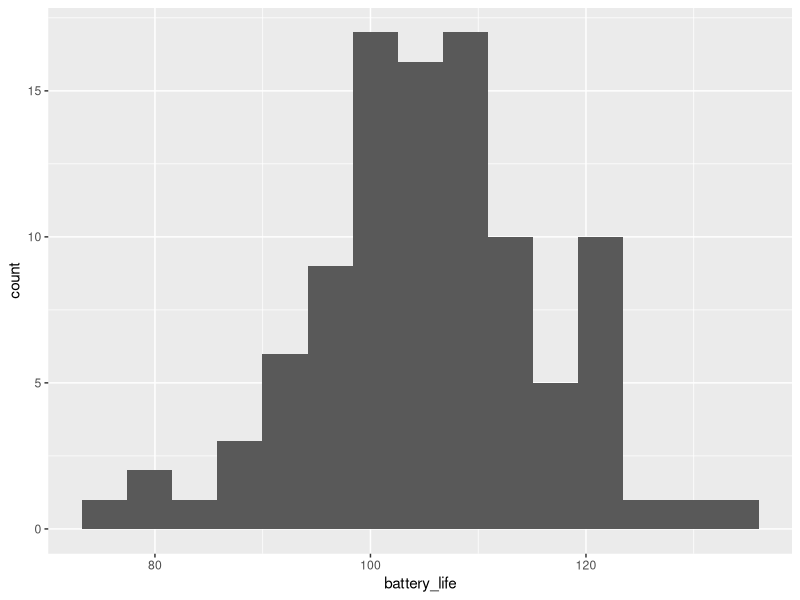
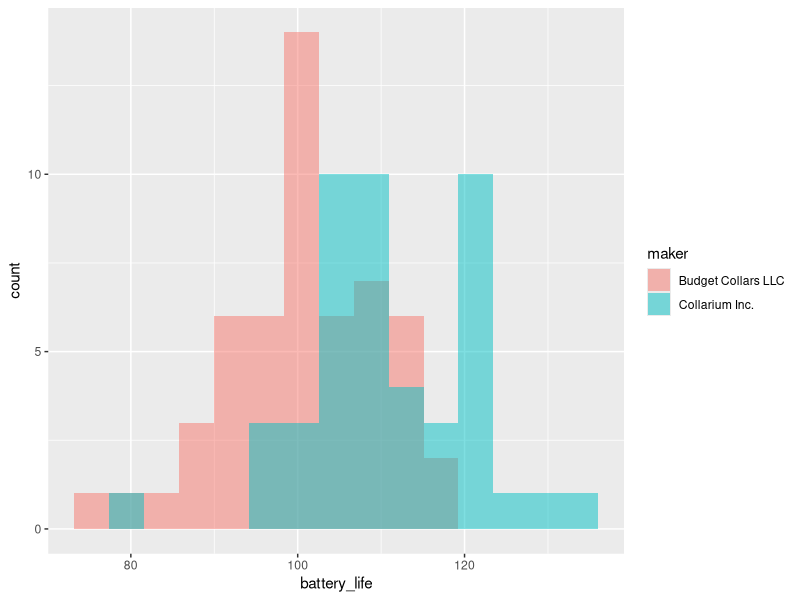
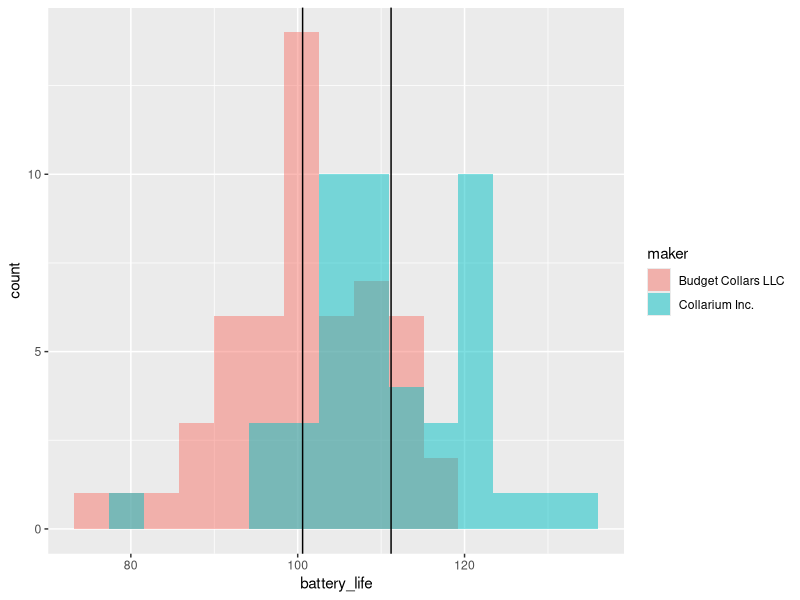
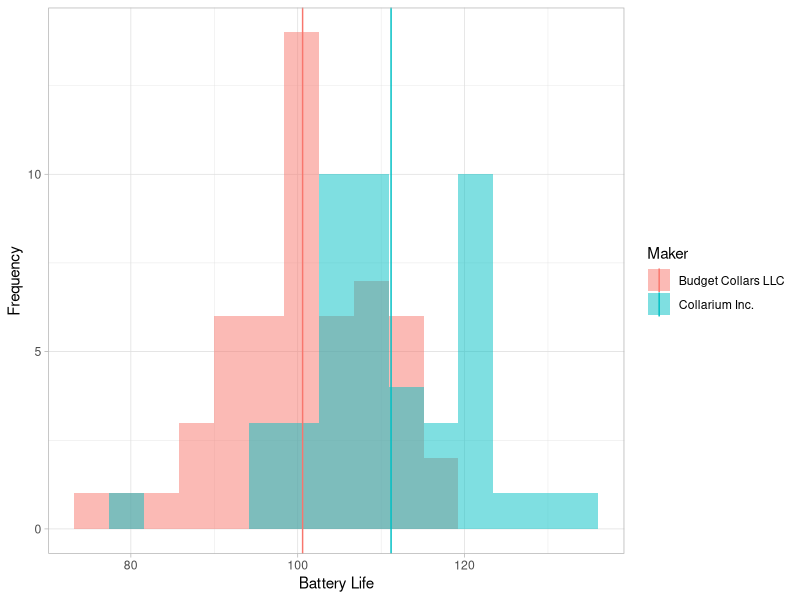
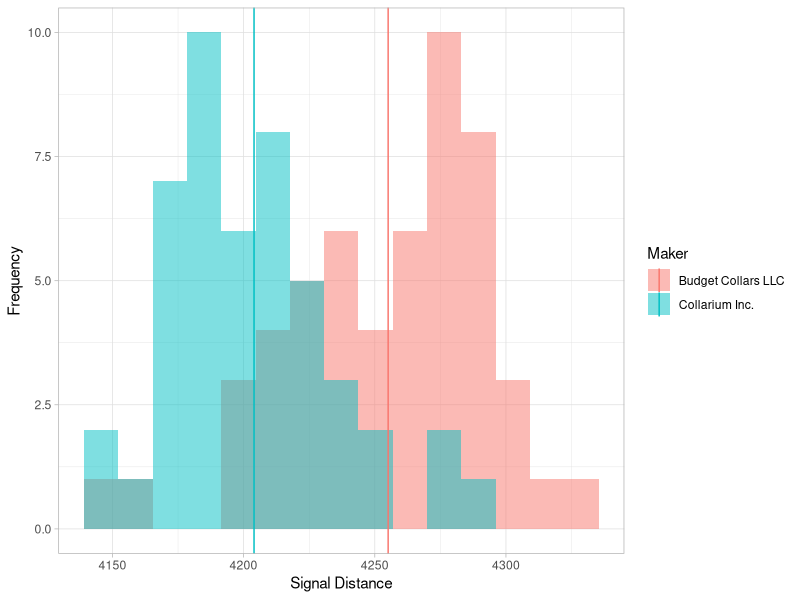
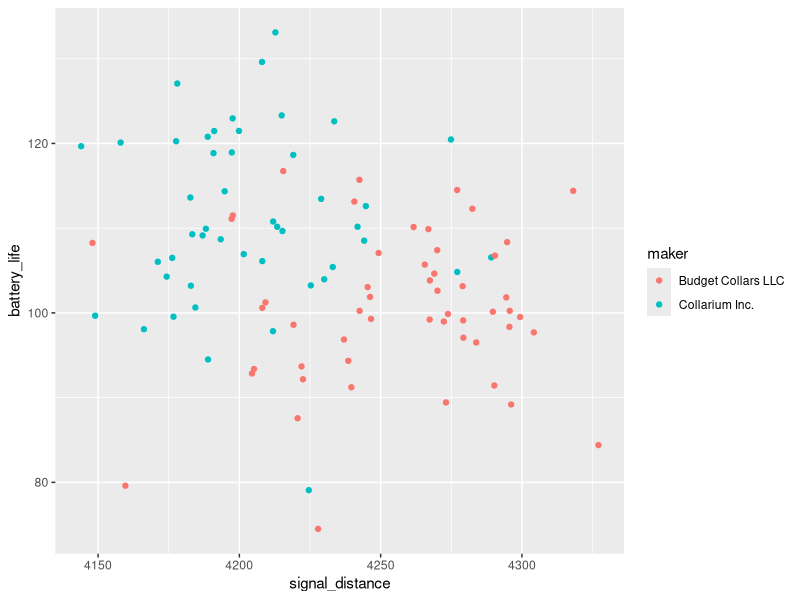

These figures' R source, in order:
## ---- chunk 1
knitr::opts_chunk$set(echo = TRUE)
## ---- chunk 2
library(tidyverse)
collars <- read_csv("../data/collar_data.csv")
## ---- chunk 3
bat_life_summary <- collars %>%
  group_by(maker) %>%
  summarize(bat_life_mean = mean(battery_life),
            bat_life_sd = sd(battery_life)) 
bat_life_summary
## ---- chunk 4
collars %>% 
  group_by(maker) %>% 
  summarize(fail_count = sum(fail))

collars %>% 
  group_by(maker) %>% 
  count(fail)
## ---- chunk 5
ggplot(collars, aes(battery_life)) +
  geom_histogram(bins = 15)
## ---- chunk 6
ggplot(collars, aes(battery_life, fill = maker)) +
  geom_histogram(bins = 15, alpha = 0.5, position = "identity")
## ---- chunk 7
?geom_vline
## ---- chunk 8
ggplot(collars, aes(battery_life, fill = maker)) +
  geom_histogram(bins = 15, alpha = 0.5, position = "identity") +
  geom_vline(data = bat_life_summary, aes(xintercept = bat_life_mean))
## ---- chunk 9
ggplot(collars, aes(battery_life, fill = maker)) +
  geom_histogram(bins = 15, alpha = 0.5, position = "identity") +
  geom_vline(data = bat_life_summary, aes(xintercept = bat_life_mean, color = maker)) + 
  labs(x = "Battery Life",
       y = "Frequency",
       color = "Maker",
       fill = "Maker") +
  theme_light()
## ---- chunk 10
signal_summary <- collars %>%
  group_by(maker) %>%
  summarize(signal_mean = mean(signal_distance),
            signal_sd = sd(signal_distance))
signal_summary

ggplot(collars, aes(signal_distance, fill = maker)) +
  geom_histogram(alpha = 0.5, position = "identity", bins = 15) +
  geom_vline(data = signal_summary, aes(xintercept = signal_mean, color = maker)) + 
  labs(x = "Signal Distance",
       y = "Frequency",
       color = "Maker",
       fill = "Maker") +
  theme_light()
## ---- chunk 11
ggplot(collars, aes(x = signal_distance, y = battery_life, color = maker)) +
  geom_point()
